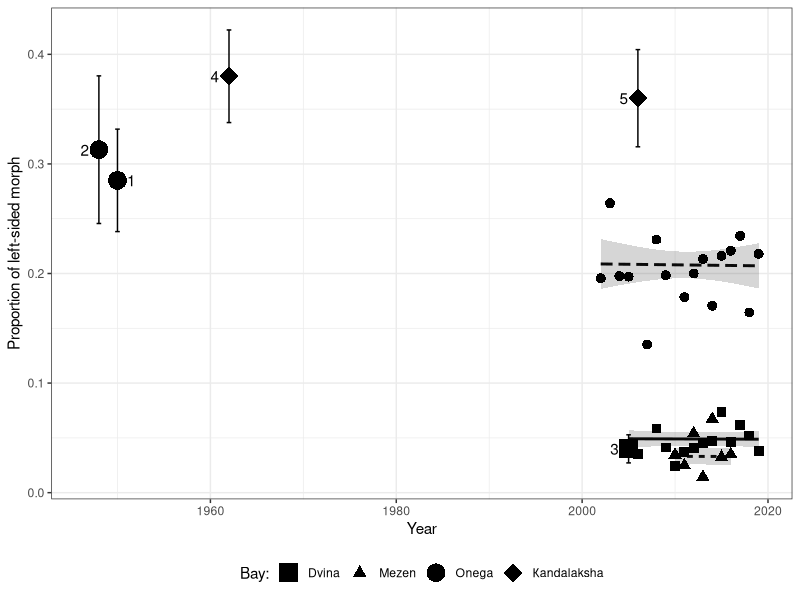

The R source for this figure:
## ---- chunk 1
library(knitr)
opts_chunk$set(echo = FALSE, message = FALSE, warning = FALSE)
                      
## ---- chunk 2
library(dplyr)
library(tidyr)
library(ggplot2)
library(readxl)
library(reshape2)
library(vegan)
library(mgcv)
library(ggrepel)
library(broom)
library(tidyr)

cam <- read_excel("Data/All_length_age_year.xlsx") 

cam$Orient2 <- ifelse(cam$Orient == "Left", 1, 0)
## ---- chunk 3
cam$Bay <- factor(cam$Bay)

# Mod2 <- gam(Orient2 ~ s(Year, by = Bay) +  Bay, data = cam, family = "binomial")

Mod2 <- glm(Orient2 ~ Year*Bay, data = cam, family = "binomial")

# drop1(Mod2, test = "Chi")

Mod3 <- glm(Orient2 ~ Year + Bay, data = cam, family = "binomial")



Mod_Dvina <- glm(Orient2 ~ Year, data = cam[cam$Bay == "Dvina", ], family = "binomial")
summary(Mod_Dvina)

Mod_Onega <- glm(Orient2 ~ Year, data = cam[cam$Bay == "Onega", ], family = "binomial")
summary(Mod_Onega)


Mod_Mezen <- glm(Orient2 ~ Year, data = cam[cam$Bay == "Mezen", ], family = "binomial")
summary(Mod_Mezen)



# summary(Mod2)

mydata <- cam %>% group_by(Bay) %>% do(data.frame(Year = seq(min(.$Year), max(.$Year), 1)))


predicted <- predict(Mod3, newdata = mydata, se.fit = T, type = "response")


mydata$Fit = predicted$fit

mydata$SE = predicted$se.fit


left_freq <- cam %>%  group_by(Bay, Year) %>% summarise(Left_prop = mean(Orient2))

historic_data <- data.frame(Bay = c("Onega", "Onega", "Dvina", "Кandalaksha", "Кandalaksha"), Year = c(1950, 1948, 2005, 1962, 2006), Left_prop = c(0.285, 0.313, 0.04, 0.38, 0.36), N = c(358, 182, 897, 507, 450), Source = c(1, 2, 3, 4, 5), shift = c(1.5, rep(-1.5, 4)) )

historic_data$SE <- with(historic_data, sqrt(Left_prop*(1-Left_prop)/N)  ) 


ggplot(mydata, aes(x = Year, y = Fit, group = Bay)) + geom_line(aes(linetype = Bay), size = 1) + 
    geom_ribbon(aes(ymax = Fit + 1.96*SE, ymin = Fit - 1.96*SE), alpha = 0.2) + 
  geom_point(data = left_freq, aes(y = Left_prop, shape = Bay), size = 3, fill = "gray")  + 
  geom_errorbar(data = historic_data, aes(x = Year, y = Left_prop,   ymin = Left_prop - 1.96 * SE, ymax = Left_prop + 1.96 * SE), width = 0.5) + 
  geom_point(data = historic_data, aes(x = Year, y = Left_prop,  shape = Bay), size = 6, fill = "white")+ 
  geom_text(data = historic_data, aes(x = Year + shift, y = Left_prop, label = Source)) +
  labs(x = "Year",  y = "Proportion of left-sided morph", shape = "Bay:") + 
  theme_bw() + 
  scale_shape_manual(values = c(15, 17, 16, 18)) +
  guides(linetype = "none") +
  theme(legend.position = "bottom")

  


## ---- chunk 4
mod_summary <- tidy(Mod3)

mod_summary[,2:4] <- round (mod_summary[,2:4], 4)

mod_summary[,5] <- round (mod_summary[,5], 4)


kable(mod_summary, col.names = c("Model term", "Parameter", "SE", "Z-statistic", "p-value"), caption = "Table ++. Parameters of model fitted")
